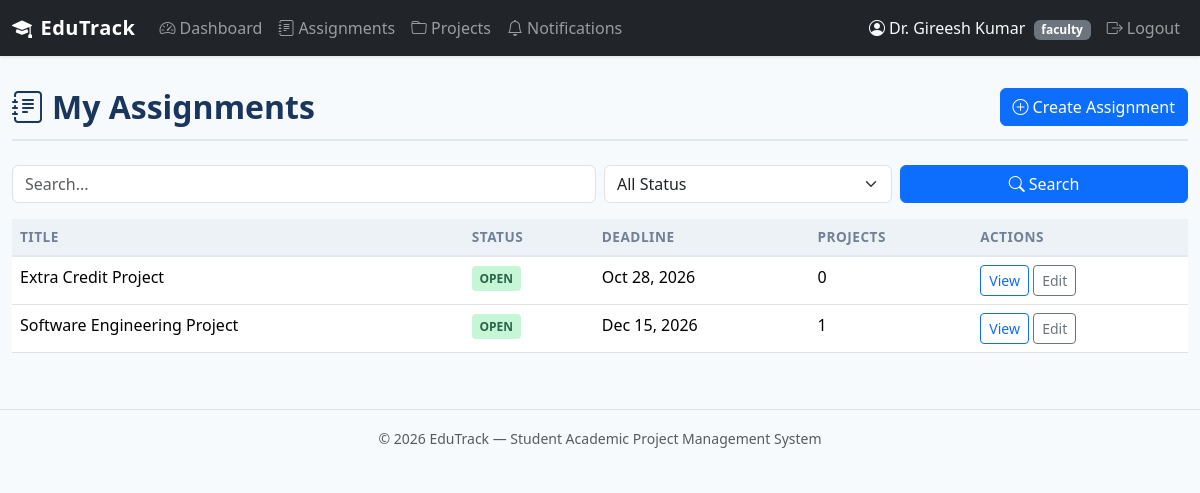
Screenshot of /faculty/assignments (signed in) with the database file from the repository.
### tables this page shows
CREATE TABLE assignments (
    assignment_id INTEGER PRIMARY KEY AUTOINCREMENT,
    title TEXT NOT NULL,
    description TEXT,
    instructions TEXT,
    faculty_id INTEGER NOT NULL,
    deadline TEXT,
    status TEXT NOT NULL DEFAULT 'OPEN' CHECK(status IN ('OPEN', 'CLOSED')),
    created_at TIMESTAMP DEFAULT CURRENT_TIMESTAMP,
    updated_at TIMESTAMP DEFAULT CURRENT_TIMESTAMP,
    FOREIGN KEY (faculty_id) REFERENCES users(user_id)
);

### routes/faculty.py (the view)
@faculty_bp.route('/assignments')
@role_required('faculty')
def assignments():
    fid = session['user_id']
    q = request.args.get('q', '')
    status_filter = request.args.get('status', '')
    sql = '''
        SELECT a.*,
               (SELECT COUNT(*) FROM projects WHERE assignment_id = a.assignment_id) AS projects_count
        FROM assignments a WHERE a.faculty_id = ?
    '''
    params = [fid]
    if q:
        sql += ' AND a.title LIKE ?'
        params.append(f'%{q}%')
    if status_filter:
        sql += ' AND a.status = ?'
        params.append(status_filter)
    sql += ' ORDER BY a.created_at DESC'
    assigns = query_db(sql, params)
    return render_template('faculty/assignments.html',
                           assignments=assigns, q=q, status_filter=status_filter)

### db.py (called while the page is built)
def get_db():
    if 'db' not in g:
        g.db = sqlite3.connect(
            current_app.config['DATABASE'],
            detect_types=sqlite3.PARSE_DECLTYPES
        )
        g.db.row_factory = sqlite3.Row
        g.db.execute('PRAGMA foreign_keys = ON')
    return g.db

def query_db(query, args=(), one=False):
    cur = get_db().execute(query, args)
    rv = cur.fetchall()
    cur.close()
    return (rv[0] if rv else None) if one else rv

### routes/__init__.py (called while the page is built)
def role_required(role):
    def decorator(f):
        @wraps(f)
        def decorated_function(*args, **kwargs):
            if 'user_id' not in session:
                flash('Please log in to access this page.', 'warning')
                return redirect(url_for('auth.login'))
            if session.get('role') != role:
                abort(403)
            return f(*args, **kwargs)
        return decorated_function
    return decorator

### routes/auth.py (called while the page is built)
@auth_bp.app_context_processor
def inject_unread_count():
    if 'user_id' in session:
        count = query_db(
            'SELECT COUNT(*) AS cnt FROM notifications WHERE user_id = ? AND is_read = 0',
            [session['user_id']], one=True
        )
        return {'unread_count': count['cnt'] if count else 0}
    return {'unread_count': 0}

### templates/faculty/assignments.html (shortened to what this page needs)
{% extends "base.html" %}
{% block content %}
<div class="page-header d-flex justify-content-between align-items-center">
    <h2><i class="bi bi-journal-text me-2"></i>My Assignments</h2>
    <a href="{{ url_for('faculty.assignment_create') }}" class="btn btn-primary"><i class="bi bi-plus-circle me-1"></i>Create Assignment</a>
</div>
<form method="GET" class="row g-2 mb-3">
    <div class="col-md-6"><input type="text" name="q" class="form-control" placeholder="Search..." value="{{ q }}"></div>
    <div class="col-md-3">
        <select name="status" class="form-select">
            <option value="">All Status</option>
        </select>
    </div>
    <div class="col-md-3"><button type="submit" class="btn btn-primary w-100"><i class="bi bi-search me-1"></i>Search</button></div>
</form>
{% if assignments %}
<div class="table-responsive">
    <table class="table table-hover">
        <thead><tr><th>Title</th><th>Status</th><th>Deadline</th><th>Projects</th><th>Actions</th></tr></thead>
        <tbody>
        {% for a in assignments %}
        <tr>
            <td>{{ a['title'] }}</td>
            <td><span class="badge-status {{ a['status']|status_class }}">{{ a['status'] }}</span></td>
            <td>{{ a['deadline']|format_date }}</td>
            <td>{{ a['projects_count'] }}</td>
            <td>
                <a href="{{ url_for('faculty.assignment_detail', assignment_id=a['assignment_id']) }}" class="btn btn-sm btn-outline-primary">View</a>
                <a href="{{ url_for('faculty.assignment_edit', assignment_id=a['assignment_id']) }}" class="btn btn-sm btn-outline-secondary">Edit</a>
            </td>
        </tr>
        {% endfor %}
        </tbody>
    </table>
</div>
{% else %}
<div class="empty-state"><i class="bi bi-journal-x"></i><p>No assignments found.</p></div>
{% endif %}
{% endblock %}

### static/css/style.css (style rules this page uses)
:root { --primary: #2c5282; --primary-dark: #1a365d; --primary-light: #ebf4ff; --success: #276749; --warning: #c05621; --danger: #c53030; --gray-50: #f7fafc; --gray-100: #edf2f7; --gray-200: #e2e8f0; --gray-500: #a0aec0; --gray-600: #718096; --gray-700: #4a5568; --gray-800: #2d3748; --gray-900: #1a202c; }
body { font-family: 'Segoe UI', system-ui, -apple-system, sans-serif; background: var(--gray-50); color: var(--gray-800); min-height: 100vh; }
.badge-status { font-size: .75rem; padding: .35em .65em; border-radius: .25rem; font-weight: 600; }
.badge-open { background: #c6f6d5; color: var(--success); }
.table th { background: var(--gray-100); font-size: .85rem; text-transform: uppercase; letter-spacing: .5px; color: var(--gray-600); border-bottom: 2px solid var(--gray-200); }
.page-header { margin-bottom: 1.5rem; padding-bottom: .75rem; border-bottom: 2px solid var(--gray-200); }
.page-header h2 { font-weight: 700; color: var(--primary-dark); margin: 0; }

### rows the page displays
assignments: title "Extra Credit Project", status "OPEN", deadline "Oct 28, 2026", projects_count "0"
assignments: title "Software Engineering Project", status "OPEN", deadline "Dec 15, 2026", projects_count "1"

### other values shown
{{ session.get('user_name', '') }} "Dr. Gireesh Kumar"
{{ session.get('role', '') }} "faculty"
